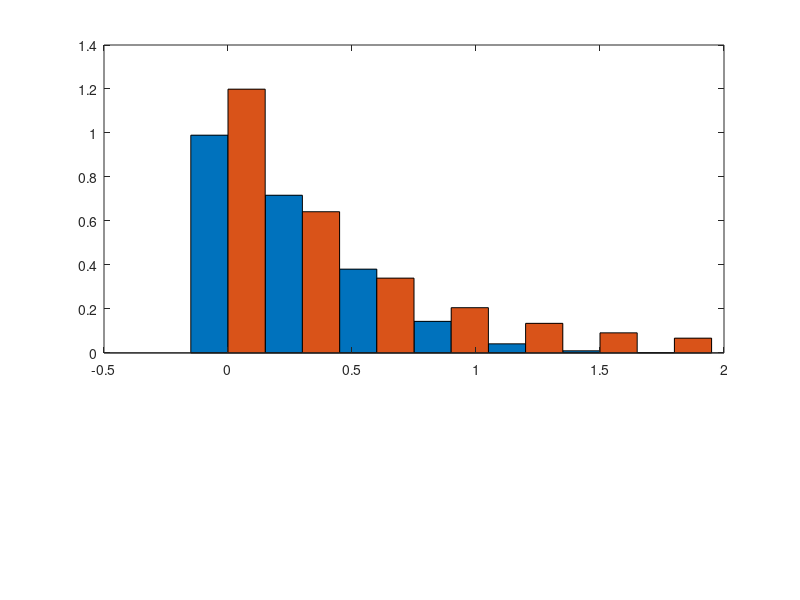

Source code (MATLAB): (Note: this script raises an error after producing the figure.)
% Plot the spatial distribution of 2D pheromone gradients and 3D pheromone
% gradients. All concentrations were time-averaged from 50 simulations.

load('FigureData/Figure6C.mat')
figure('position',[300 300 500 700]); subplot(3,3,1:6);
data = [mean(concentration_2D)',mean(concentration_3D)'];
data_error = [std(concentration_2D)',std(concentration_3D)'];
h = bar(distance,data,1,'grouped'); hold on
plot_histogram_errorbar(h, data, data_error)

set(gca,'fontsize',25)
ylabel('Pheromone concentration (nM)')
xticks(distance)
xticklabels({'0','0.3','0.6','0.9','1.2','1.5','1.8','2.1'})
set(gca,'linewidth',3)
legend(h,'2D','3D')
box on
text(-0.4,-0.7,'Distance from the pheromone source (\mum)','fontsize',25)

% Visualize the distance from the pheromone source.
L = 8.8623;
space = 0.3;
draw_filled_circle(L,space)

function draw_filled_circle(L,space)
N = floor(L/4/space); 
centers = repmat([3/4*L,3/4*L],[N,1]);
center = [3/4*L,3/4*L];
radius = [0,space:space:L/4];
for i = 1:numel(radius)-1
    axes('Position',[i*0.112+0.02 0.25 .1 .1]); hold on;
    viscircles(centers,radius(2:end),'color','k','linewidth',1)
    curr_rad = (radius(i)+radius(i+1))/2;
    viscircles(center,curr_rad,'color','k','linewidth',5)
    axis square; set(gca,'YTickLabel',[]); set(gca,'XTickLabel',[]);
    box on; axis equal
    axis off 
    set(gca, 'color', 'none');
end
end